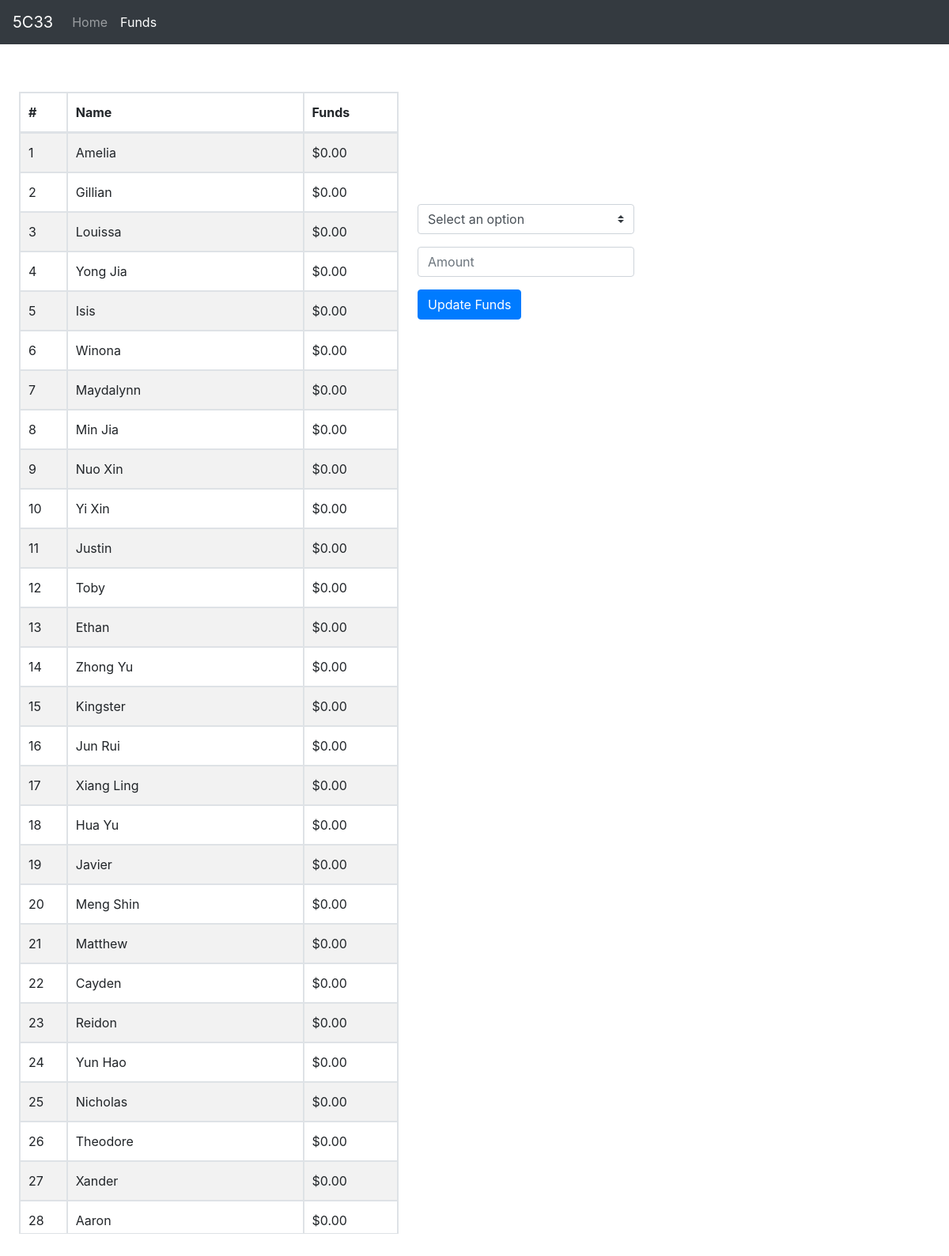
Screenshot of /funds with the database file from the repository.
### tables this page shows
CREATE TABLE class_funds (id INT, name TEXT, funds INT);

### app.py (the view, shortened to what this page needs)
@app.route("/funds", methods=["GET", "POST"])
def funds():
    with sqlite3.connect("class_funds.db") as con:
        cur = con.cursor()
        funds = [list(fund) for fund in cur.execute("SELECT * from class_funds").fetchall()]
        return render_template("class_funds.html", funds=funds, groups=GROUPS, names=NAMES)

### templates/class_funds.html (shortened to what this page needs)
{% extends "layout.html" %}
{% block onload %}
onload="getOption()"
{% endblock %}
{% block body %}
<div id="mytable">
    <table id="fixed_header" class="table-striped table table-bordered">
        <thead>
            <tr>
                <th>#</th>
                <th>Name</th>
                <th>Funds</th>
            </tr>
        </thead>
        <tbody>
            {% for fund in funds %}
            <tr>
                <td>{{ fund[0] }}</td>
                <td>{{ fund[1] }}</td>
                <td>{{ "${:.2f}".format(fund[2]/100) }}</td>
            </tr>
            {% endfor %}
        </tbody>
    </table>
</div>
<div class="submission">
        <form action="/funds" method="post" class="form">
            <div class="form-group d-sm-flex">
                <select name="group" id="group" class="custom-select" onchange="getOption()">
                    <option disabled selected value="">Select an option</option>
                </select>
            </div>
            <div class="form-group d-sm-flex">
                <input autocomplete="off" autofocus type="text" name="amt" placeholder="Amount" class="form-control">
            </div>
            <div class="form-group">
                <input type="submit" value="Update Funds" class="btn btn-primary">
            </div>
        </form>
</div>
{% endblock %}

### templates/layout.html (shortened to what this page needs)
<!DOCTYPE html>
<html lang="en">
    <head>
        <link rel="stylesheet" href="{{ url_for('static', filename='css/style.css') }}">
        <link rel="stylesheet" href="https://cdn.jsdelivr.net/npm/bootstrap@4.3.1/dist/css/bootstrap.min.css">
    </head>
    <body {% block onload %}{% endblock %}>
        <nav class="navbar navbar-expand-lg navbar-dark bg-dark sticky-top mb-4">
            <a class="navbar-brand" href="/">5C33</a>
            <div class="collapse navbar-collapse" id="navbarSupportedContent">
              <ul class="navbar-nav mr-auto">
                <li class="nav-item {% if url_for(request.endpoint)=='/' %}active{% endif %}">
                  <a class="nav-link" href="/">Home</a>
                </li>
                <li class="nav-item {% if url_for(request.endpoint)=='/funds' %}active{% endif %}">
                  <a class="nav-link" href="/funds">Funds</a>
                </li>
              </ul>
            </div>
          </nav>
        {% block body %}{% endblock %}
    </body>
</html>

### static/css/style.css (style rules this page uses)
body { font-family: Arial, Helvetica, sans-serif; }
#mytable { float: left; width: 40vw; margin-left: 2vw; padding-top: 2vh; }
.submission { float: left; padding-top: 10vh; margin-left: 2vw; }
#mytable { table-layout: auto; border-collapse: collapse; text-align: left; }
#mytable tbody { display: block; width: 100%; overflow: overlay; height: 78vh; }
#mytable tbody tr, #mytable thead tr { display: grid; grid-template-columns: 0.5fr 2.5fr 1fr; }
#mytable thead th, #mytable tbody th, #mytable tbody td { padding: 12px 15px 12px 10px; }

### rows the page displays
class_funds: id "1", name "Amelia", fund[2]/100 "$0.00"
class_funds: id "2", name "Gillian", fund[2]/100 "$0.00"
class_funds: id "3", name "Louissa", fund[2]/100 "$0.00"
class_funds: id "4", name "Yong Jia", fund[2]/100 "$0.00"
class_funds: id "5", name "Isis", fund[2]/100 "$0.00"
class_funds: id "6", name "Winona", fund[2]/100 "$0.00"
class_funds: id "7", name "Maydalynn", fund[2]/100 "$0.00"
class_funds: id "8", name "Min Jia", fund[2]/100 "$0.00"
class_funds: id "9", name "Nuo Xin", fund[2]/100 "$0.00"
class_funds: id "10", name "Yi Xin", fund[2]/100 "$0.00"
class_funds: id "11", name "Justin", fund[2]/100 "$0.00"
class_funds: id "12", name "Toby", fund[2]/100 "$0.00"
class_funds: id "13", name "Ethan", fund[2]/100 "$0.00"
class_funds: id "14", name "Zhong Yu", fund[2]/100 "$0.00"
class_funds: id "15", name "Kingster", fund[2]/100 "$0.00"
class_funds: id "16", name "Jun Rui", fund[2]/100 "$0.00"
class_funds: id "17", name "Xiang Ling", fund[2]/100 "$0.00"
class_funds: id "18", name "Hua Yu", fund[2]/100 "$0.00"
class_funds: id "19", name "Javier", fund[2]/100 "$0.00"
class_funds: id "20", name "Meng Shin", fund[2]/100 "$0.00"
class_funds: id "21", name "Matthew", fund[2]/100 "$0.00"
class_funds: id "22", name "Cayden", fund[2]/100 "$0.00"
class_funds: id "23", name "Reidon", fund[2]/100 "$0.00"
class_funds: id "24", name "Yun Hao", fund[2]/100 "$0.00"
class_funds: id "25", name "Nicholas", fund[2]/100 "$0.00"
class_funds: id "26", name "Theodore", fund[2]/100 "$0.00"
class_funds: id "27", name "Xander", fund[2]/100 "$0.00"
class_funds: id "28", name "Aaron", fund[2]/100 "$0.00"
